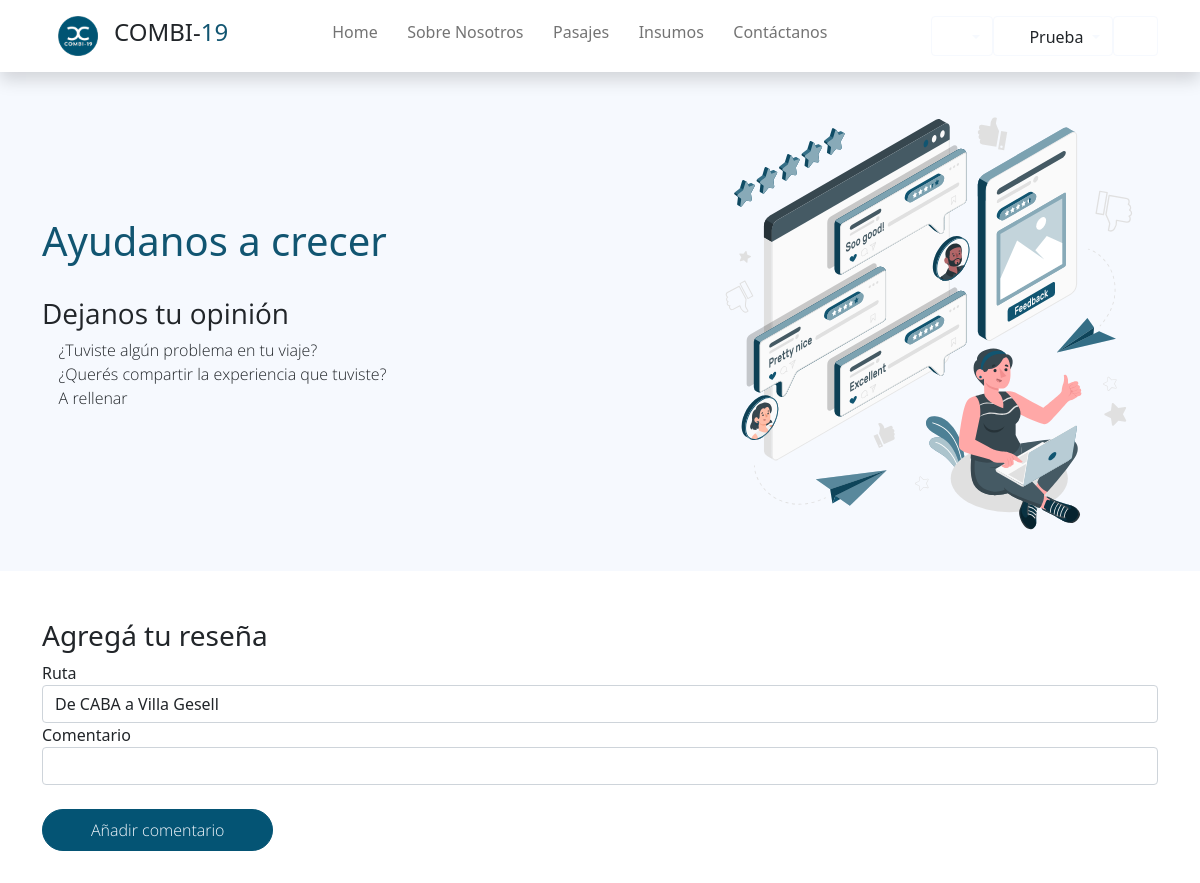
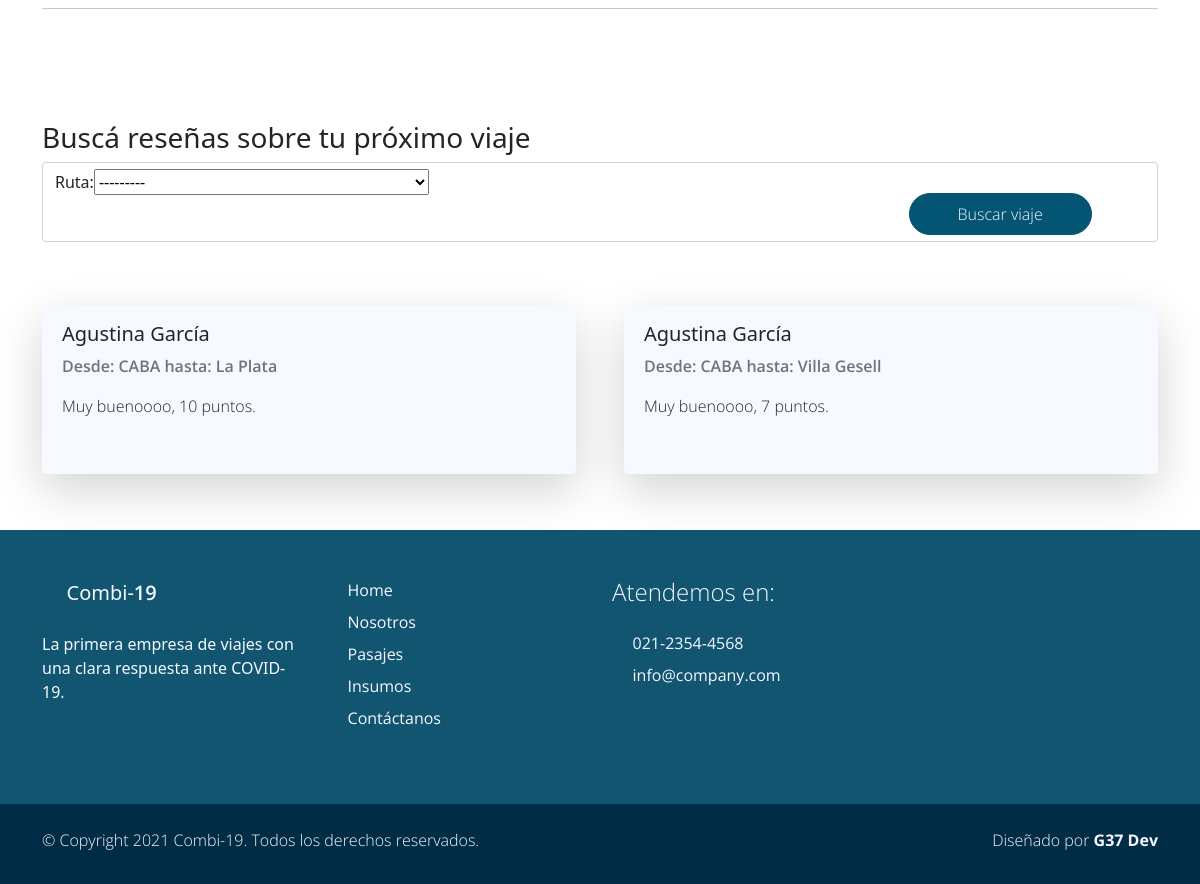
The page /reseñas (signed in) on the database as committed earlier (2 pictures, top to bottom).
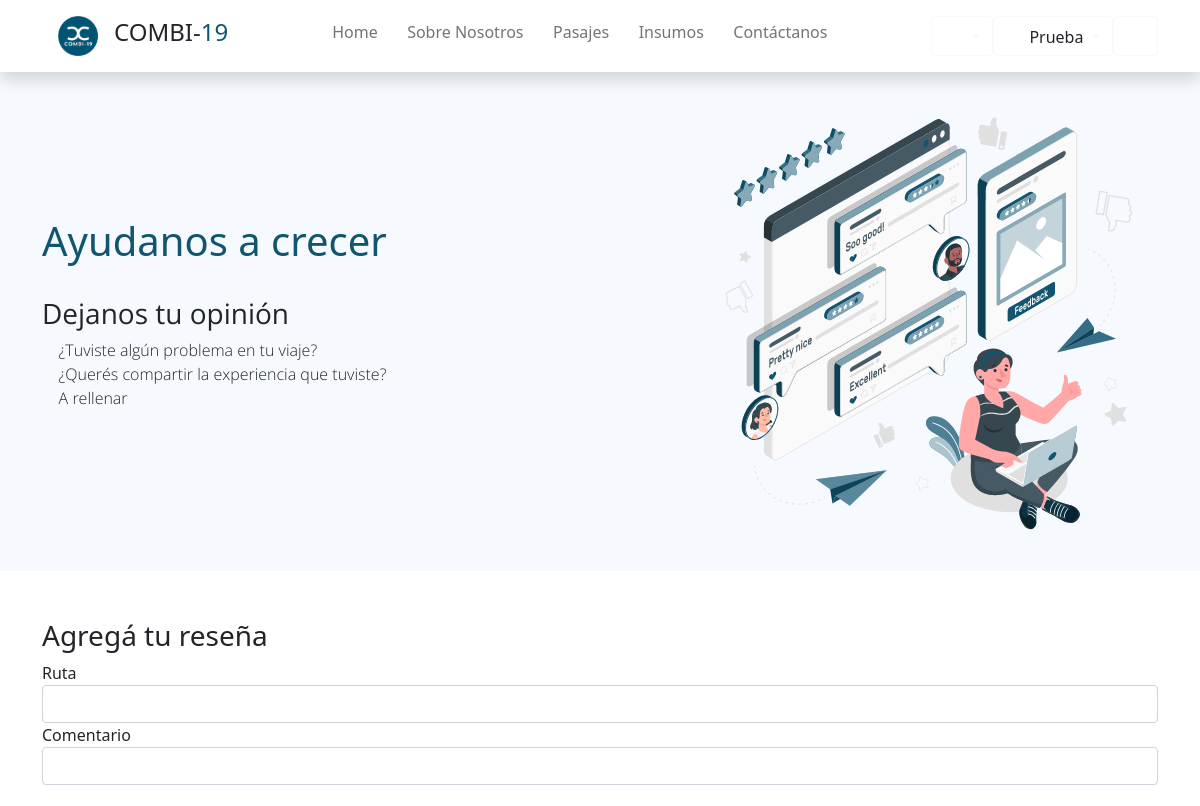
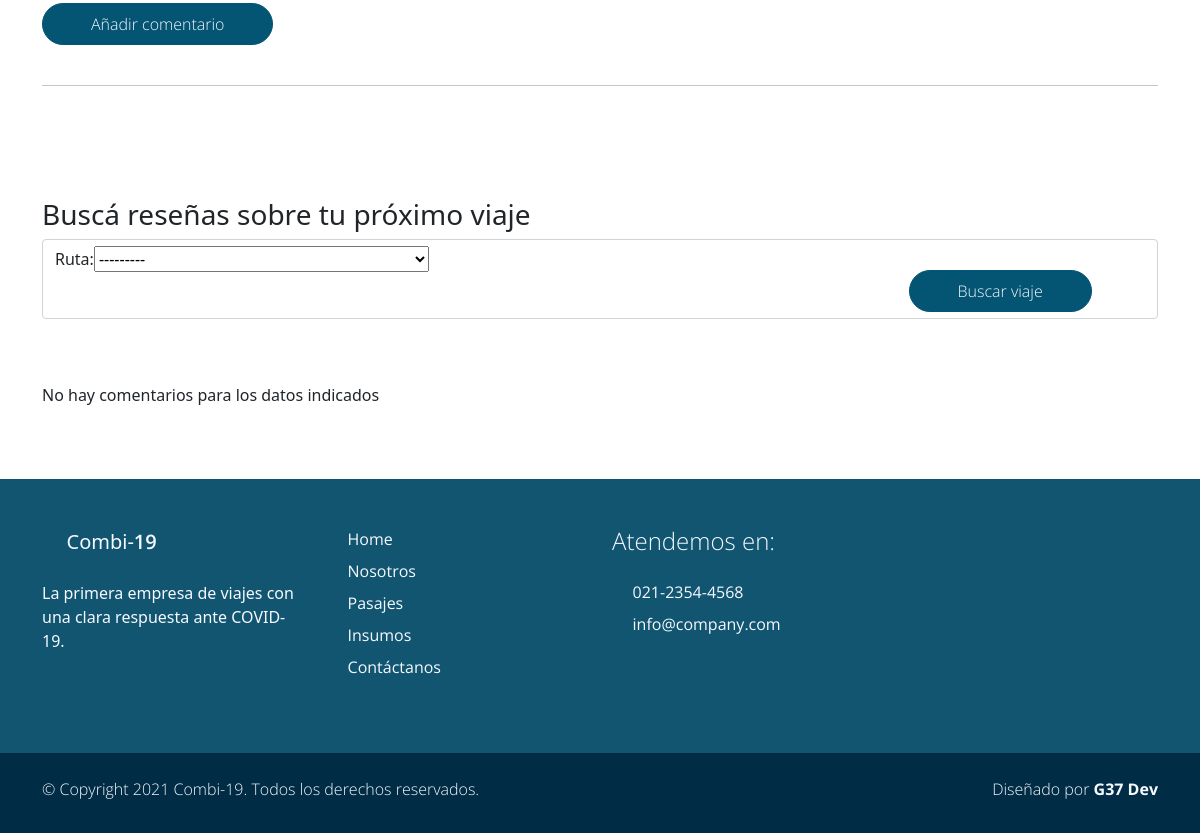
The same page on the database as committed later (2 pictures, top to bottom).
### Combi19App/models.py (models this page shows, shortened)
class Comentario(models.Model):
    usuario    = models.ForeignKey(Account, default=None, null=True,on_delete=models.CASCADE)
    comentario = models.CharField(max_length=300)
    ruta       = models.ForeignKey(Ruta, default=None, null=True,on_delete=models.CASCADE)

class Ruta(models.Model):
    origen        = models.ForeignKey(Lugar, default=None, on_delete=models.CASCADE, related_name='origen')
    destino       = models.ForeignKey(Lugar, default=None, on_delete=models.CASCADE, related_name='destino')
    nombre        = models.CharField(max_length=30, blank=True, null=True, verbose_name='Nombre de ruta')
    km            = models.IntegerField(validators=[MinValueValidator(0)])
    class Meta:
        unique_together = ('origen', 'destino')
    def __str__(self):
        return f'De {self.origen} a {self.destino}'

class Lugar(models.Model):
    nombre        = models.CharField(max_length=40, blank=True, null=True, unique=True, verbose_name='Lugar')
    provincia     = models.CharField(max_length=20, blank=True, null=True)
    codigo_postal = models.IntegerField(blank=True, null=True, unique=True, validators=[MinValueValidator(1000)])
    imagen        = models.ImageField(upload_to="ciudades", blank=True, null=True)
    class Meta:
        verbose_name_plural = "Lugares"
    def __str__(self):
        return f'{self.nombre}'

### users/models.py (models this page shows, shortened)
class Account(AbstractBaseUser):
    email               = models.EmailField(verbose_name="email", max_length=60, unique=True)
    dni                 = models.IntegerField(verbose_name="dni", unique=True,)
    first_name          = models.CharField(max_length=30, verbose_name='Nombre')
    last_name           = models.CharField(max_length=30, verbose_name='Apellido')
    date_of_birth       = models.DateField(blank=True, null=True)
    is_GOLD             = models.BooleanField(default=False)
    _is_admin           = models.BooleanField(default=False)
    is_active           = models.BooleanField(default=True)
    is_staff            = models.BooleanField(default=False)
    _is_superuser       = models.BooleanField(default=False)
    puede_comprar       = models.BooleanField(default=True)
    reactivar           = models.DateField(blank=True, null=True)
    objects = MyAccountManager()
    class Meta:
        verbose_name        = "Usuario"
        verbose_name_plural = "Usuarios"
    USERNAME_FIELD = 'email'
    REQUIRED_FIELDS = ['dni', 'first_name', 'last_name', 'date_of_birth']
    def __str__(self):
        return self.get_full_name()
    def get_full_name(self):
        return f'{self.first_name} {self.last_name}'
    @property
    def is_superuser(self):
        return self.is_admin
    @property
    def is_admin(self):
        return self.is_staff
    @property
    def es_chofer(self):
        try:
            chofer = self.chofer
            return True
        except Chofer.DoesNotExist:
            return False

### Combi19App/forms.py (shortened to what this page needs)
class ComentarioForm(forms.ModelForm):
    class Meta():
        model = Comentario
        fields = ("ruta","comentario")

### Combi19App/views.py (called while the page is built)
@login_required
def reseñas(request):
    com = Comentario.objects.all()
    mis_viajes = Viaje.objects.filter(pasajeros=request.user).filter(estado=Viaje.finalizado)
    rutas = Ruta.objects.filter(viaje__in=mis_viajes)
    miFiltro = ComentarioFilter(request.GET, queryset=com)
    com = miFiltro.qs
    form = ComentarioForm(instance=request.user)
    if request.POST:
        form = ComentarioForm(request.POST, instance=request.user)
        if form.is_valid():
            form.save()
        else:
            pass
    context = {"comentarios": com, 'miFiltro': miFiltro, 'rutas':rutas, 'form':form }
    return render(request, "Combi19App/reseñas.html", context)

### carro/context_processor.py (called while the page is built)
def importe_total(request):
    total=0
    if request.user.is_authenticated:
        if 'carro' in request.session:
            for key,value in request.session['carro'].items():
                total = total +(float(value['precio']))#*value['cantidad'])
    return {'importe_total':total}

### Combi19App/templates/Combi19App/reseñas.html (shortened to what the changed rows need)
{% extends 'Combi19App/base.html' %}
{% load poll_extras %}
{% load bootstrap %}
{% load static %}
{% block content %}
<section class="bg-light">
    <div class="container py-4">
        <div class="row align-items-center justify-content-between">
            <div class="contact-header col-lg-4">
                <h1 class="h1 pb-4 text-primary">Ayudanos a crecer</h1>
            </div>
    </div>
</section>
<section class="container py-5">
    <div class="col-md-12 ">
        <form class="contact-form row" method="post" action="#" role="form"> {% csrf_token %}
            <div class="form-group">
                <div class=" ">
                        <select name="ruta" class=" form-control" required="" id="id_ruta">
                            {% for r in rutas %}
                                <option value={{r.id}}>{{r}}</option>
                            {% endfor %}
                        </select>
                </div>
            </div>
        </form>
    </div>
</section>
<section class="py-5 ">
    <div class="container">
        <form class="form-control " id="formularioFiltros" method="get" action="#" role="form">
            <div class="row gy-5 g-lg-5 ">
                <div class="col-md-9 pb-4">
                    {{miFiltro.form|bootstrap}}
                </div>
            </div>
        </form>
</section>
<section class="py-3 mb-3">
    <div class="container">
        <div class="row gy-5 g-lg-5 mb-4">
            {% if miFiltro.qs %}
                {%  for c in miFiltro.qs %}
                    <div class="col-xl-6 col-md-12 col-sm-12">
                        <div  class="card bg-light border-0 shadow-lg overflow-hidden">
                            <div class="card-body">
                                <div class="row">
                                    <div class="col-md-12 px-3">
                                        <h5 class="h5">{{c.usuario}}</h5>
                                        <p class="semi-bold-600 text-muted">Desde: {{c.ruta.origen}} hasta: {{c.ruta.destino}}</p>
                                        <p class="light-300 "style="height: 3em;">{{c.comentario}}</p>
                                    </div>
                                </div>
                            </div>
                        </div>
                    </div>
                {%  endfor %}
            {% else %}
                    <p>No hay comentarios para los datos indicados</p>
            {% endif %}
        </div>
    </div>
</section>
{% endblock %}

Rows that differ between the two databases and show on the page:
removed Comentario: usuario "Agustina García", ruta.origen "CABA", ruta.destino "La Plata", comentario "Muy buenoooo, 10 puntos."
removed Comentario: usuario "Agustina García", ruta.origen "CABA", ruta.destino "Villa Gesell", comentario "Muy buenoooo, 7 puntos."
Other text that changed with them:
form field ruta: "De CABA a Villa Gesell" → (not shown)
text now shown: "No hay comentarios para los datos indicados"
